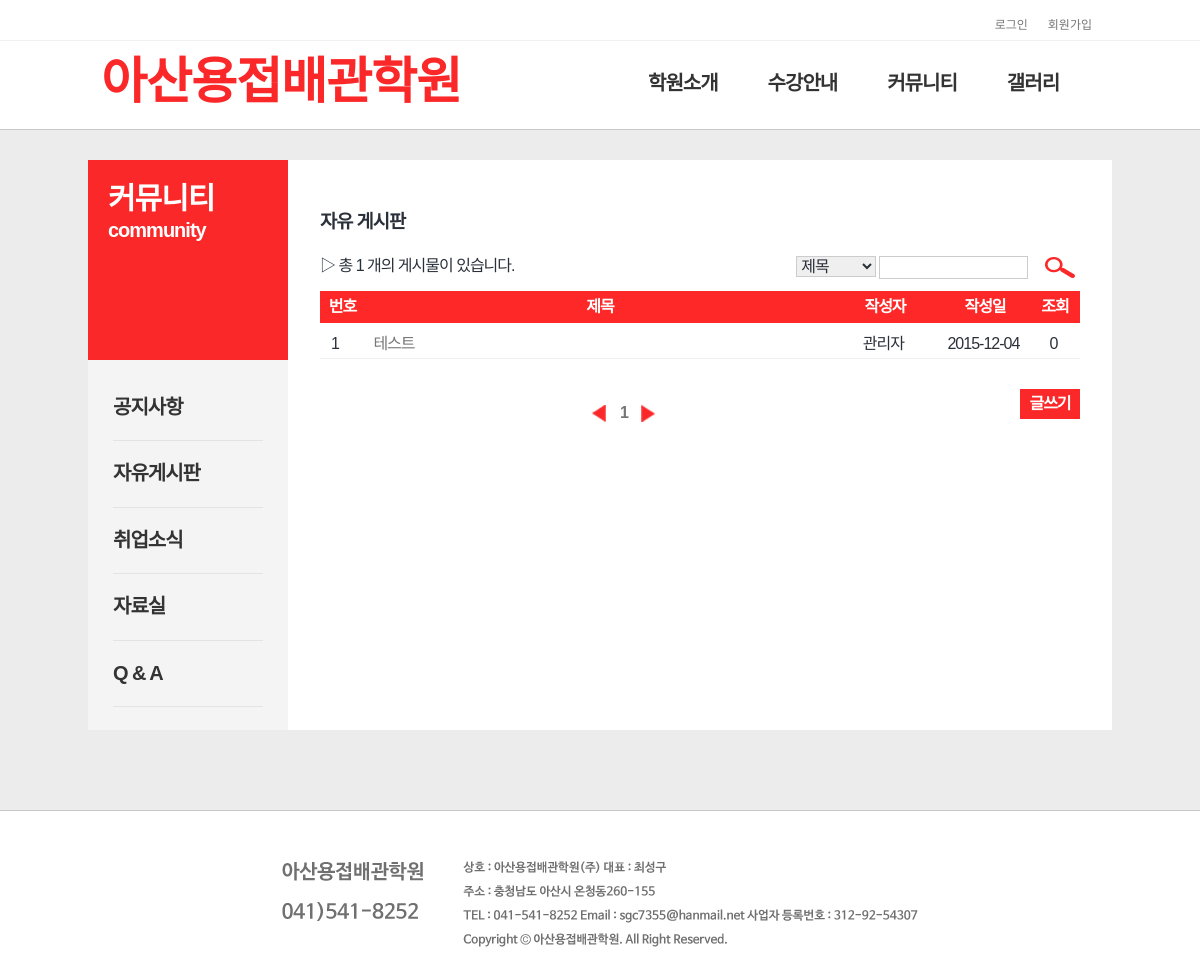
The page /community/free/list.php on the database its author committed.
### tables this page shows
create table free (
	num int not null auto_increment,
	id char(15), 
  pass char(15),
	name char(15) not null, 
	 
	subject char(100) not null,
	content text not null,
	regist_day char(20),
	hit int,
	 
	file_name_0 char(40),
	file_name_1 char(40),
	file_name_2 char(40),
	file_name_3 char(40),
	file_name_4 char(40),
	file_copied_0 char(30),
	file_copied_1 char(30),
	file_copied_2 char(30),
	file_copied_3 char(30),
	file_copied_4 char(30),
	primary key(num)
);

### lib/global_notice.php (called while the page is built, shortened)
 <?
 	$page = $_GET[page];
?>

### lib/announcement.php (called while the page is built, shortened)
 <?
 	  $table = "notice";
 	  $page = $_GET[page];
?>

### community/free/list.php (the view, shortened to what this page needs)
<?
	$table = "free";
	$mode = $_GET[mode];
	$search = $_POST[search];
	$find = $_POST[find];
?>
<?
	require_once "../../lib/header.php";
	require_once "../../lib/dbconn.php";
	$scale = 10;
	if ($mode == "search") {
		if (!$search) {
			echo "<script>
					window.alert('검색할 단어를 입력해 주세요!');
					history.go(-1);
				  </script>";
			exit;
		}
		$sql = "select * from $table where $find like '%$search%' order by num desc";
	} else {
		$sql = "select * from $table order by num desc";
	}
	$result = $conn->query($sql);
	$total_record = $result->num_rows;
	if ($total_record % $scale == 0) {
		$total_page = floor($total_record/$scale);
	} else {
		$total_page = floor($total_record/$scale) + 1;
	}
	if (!$page) {
		$page = 1;
	}
	$start = ($page-1) * $scale;
	$number = $total_record - $start;
?>
<div id="container">
	<div class="wrap">
		<div class="content" id="content">
			<? require_once "../../lib/community_sub_nav.php"; ?>
			<div class="main_content">
				<div class="main_co1">
					<h3> 자유 게시판 </h3>
				</div>
				<div class="main_co2" style="padding:0px 32px 50px">
				<form name="board_form" method="post" action="list.php?table=<?=$table?>&mode=search">
				<div id="list_search">
					<div class="list_search1">▷ 총 <?= $total_record ?> 개의 게시물이 있습니다. </div>
					<div class="list_search_form">
					<div class="list_search3"><select name="find">
											 <option value="subject">제목</option>
											  </select></div>
					<div class="list_search4"><input type="text" name="search"></div>
					<div class="list_search5"><input type="image" src="../../img/board/list_search_button.png"></div>
					</div>
				</div>
				</form>
				<table>
   				 <tr class="list_top_title">
        			<th class="num">번호</th>
        			<th class="subject">제목</th>
        			<th class="writer">작성자</th>
        			<th class="regist_day">작성일</th>
        			<th class="hit">조회</th>
    			 </tr>
				</table>
				<div id="list_content">
				<?
					require_once "../../lib/announcement.php";
				?>
				<?
					for ($i=$start; $i < $start+$scale && $i < $total_record; $i++) {
						mysqli_data_seek($result, $i);
						$row = $result->fetch_assoc();
						$item_num = $row[num];
						$item_name = $row[name];
						$item_hit = $row[hit];
						$item_date = $row[regist_day];
						$item_date = substr($item_date, 0, 10);
						$item_subject = str_replace(" ", "&nbsp;", $row[subject]);
				?>
					<div id="list_item">
						<div class="list_item1"><?= $number ?> </div>
						<div class="list_item2"><p class="test"><a href="view.php?table=<?=$table?>&num=<?=$item_num?>&page=<?=$page?>"><?=$item_subject?></a>
						</p>
						</div>
						<div class="list_item3"><p class="test"><?= $item_name ?></p></div>
						<div class="list_item4"><?= $item_date ?></div>
						<div class="list_item5"><?= $item_hit ?></div>
					</div>
				<?
					$number--;
				}
				?>
					<div id="page_button">
						<div class="page_num"><img src="../../img/board/이전.png">
				<?
					for ($i=1; $i<=$total_page; $i++) {
						if ($page == $i) {
							echo "<b> $i </b>";
						} else {
							echo "<a href='list.php?table=$table&page=$i'><b> $i </b></a>";
						}
					}
				?>
						<img src="../../img/board/다음.png">
						</div>
						<div class="button">
							<a href="write_form.php?table=free">
							<p class="word">글쓰기</p></a>
						</div>
					</div>
				</div>
				</div>
			</div>
		</div>
	</div>
</div>
<?
	require_once "../../lib/footer.php";
?>

### css/common.css (style rules this page uses)
body,div,dl,dt,dd,ul,ol,li,h1,h2,h3,h4,h5,h6,pre,code,form,fieldset,legend,textarea,p,blockquote,th,td,input,select,textarea,button { margin:0;padding:0;-webkit-text-size-adjust:none }
input,select,textarea { vertical-align:middle }
fieldset,img,button { border:0 none;vertical-align:middle; }
table { border:0;border-collapse:collapse;vertical-align:top }
html { width:100%;height:100% }
body { min-height:100%;background:#fff }
body,th,td,input,select,textarea,button { font-family:'나눔고딕',NanumGothic,ng,'돋움',dotum,Helvetica,sans-serif;font-size:16px;line-height:1.27;letter-spacing:-1px;color:#2a303a }
a { color:#767676;text-decoration:none;cursor:pointer }
body { position: relative; min-width: 1024px; max-width: 2560px; margin: 0 auto; min-height: 100%; background: #fff; }
div { display:block; }
#container { background-color:#ececec; border-bottom: 1px solid #c8c8c8; position: relative; padding: 30px 0 80px; min-width: 1024px; max-width: 2560px; min-height: 500px; max-height: 100%; margin: 0 auto; }
.wrap { position: relative; background-color:#fff; width: 1024px; margin: 0 auto; }
.content { float:none; width:1024px; min-height: 570px; }
.content, .main { max-height: 9999999px; }
.content:after { display:block; clear:both; content:''; }
.main_content { float:left; width: 824px; margin-left: 200px; min-height: 100% }
.main_co1 { position: relative; width:760px; min-height: 100%; padding:50px 32px 20px; }
.main_co2 { position: relative; width:760px; padding: 20px 32px 50px; }

### css/freeboard.css (style rules this page uses)
a { text-decoration: none; }
#list_search { height:100%; min-height: 30px; margin-bottom: 5px; width:760px; }
#list_search .list_search1 { float:left; margin-top:2px; width: 62%; }
#list_search .list_search_form { width: 38%; float:right; }
#list_search .list_search3 { float:left; margin-left:5px; margin-top:2px; }
#list_search .list_search3 select { width:80px; height:21px; border:solid 1px #cccccc; }
#list_search .list_search4 { float:left; margin-left:3px; margin-top:2px; }
#list_search .list_search4 input { width:147px; height:21px; border:solid 1px #cccccc; }
#list_search .list_search5 { float:right; margin-left:10px; margin-top:2px; margin-bottom: 10px; }
#list_content { margin-top: 5px; }
#list_item { height:18px; margin-top:2px; padding:6px; border-bottom:solid 1px #eeeeee; }
.list_item1 { float:left; width:5%; padding:0px 5px 0px; }
.list_item2 { float:left; width:470px; }
.list_item3 { float:left; width:80px; text-align:center; }
.list_item4 { float:left; width:100px; padding-left:10px; text-align:center; }
.list_item5 { float:left; width:40px; text-align:center; }
#page_button { margin-top:20px; }
.page_num { float:left; width:80%; margin-top:20px; text-align:center; margin-bottom: 20px; }
.button { float:right; text-align:right; width: 150px; height: 30px; margin: 10px 0 0 0; }
.word { float:right; width: 60px; height: 25px; background-color: #fa2828; color: #fff; font-family: 'Nanum Gothic', sans-serif; font-size: 16px; font-weight: bolder; padding-top: 5px !important; text-align: center; margin-left:15px; }
p.test { overflow:hidden; white-space: nowrap; text-overflow: ellipsis; }
.list_top_title { width: 760px; border-top: 1px solid #ff2828; float: left; border-bottom: 1px solid #ff2828; padding: 0px 0 0 0; vertical-align: middle; background-color: #ff2828; }
th { display:inline-block; font-family: 'Nanum Gothic', sans-serif; font-size: 16px; font-weight: bold; color: #fff; text-align: center; float: left; height: 20px; padding: 5px 0; }
.num { width: 45px; }
.subject { width: 470px; }
.writer { width: 100px; }
.regist_day { width: 100px; }
.hit { width: 40px; }

### rows shown on the page
free: subject "테스트", name "관리자", regist_day "2015-12-04", hit "0"

### other values the page prints
$total_record "1"
